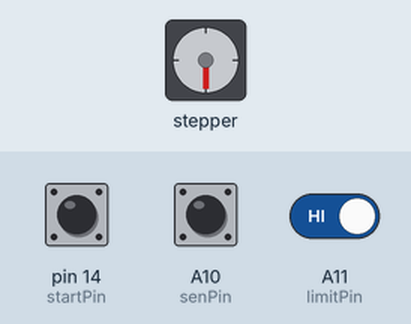
Simulated run of this sketch. Board: Arduino Mega 2560, built with avr-gcc and run on an emulated ATmega2560. Parts: stepper motor. Inputs (shaded band) come from the test bench; at power-on: pin 14 (startPin) HIGH, A11 (limitPin) HIGH, A10 (senPin) HIGH. Stepper angles assume 400 steps per turn; what the sketch prints to the serial monitor is not drawn.

Above: at 18.7 s.
18.8 s: pin 14 (startPin) pulled LOW for 0.15 s
20.5 s: A11 (limitPin) driven LOW
At 21.08 s:
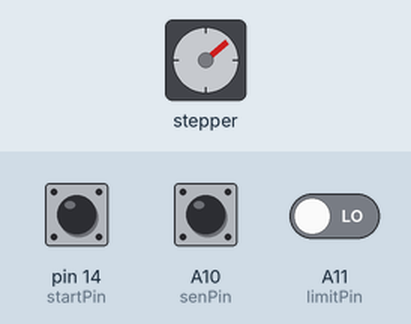
At 22.3 s:
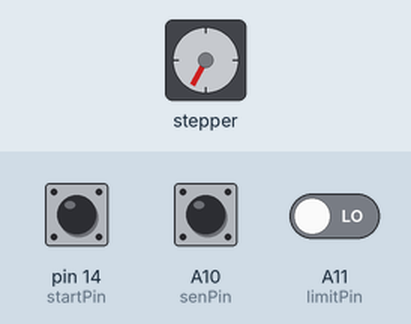
23.5 s: A10 (senPin) pulled LOW for 0.15 s
At 23.66 s:
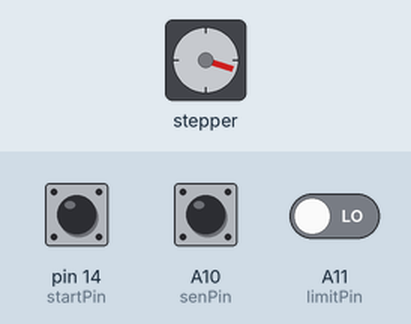
26.6 s: A10 (senPin) pulled LOW for 1 s
30.6 s: pin 14 (startPin) driven LOW and A10 (senPin) driven LOW
33.6 s: A10 (senPin) driven HIGH
At 34.37 s:
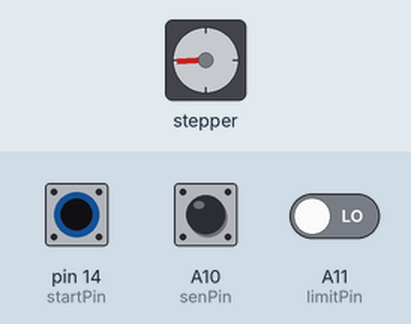
Timing chart, 0 to 45.1 s (numbered marks = the images above; inputs shaded):
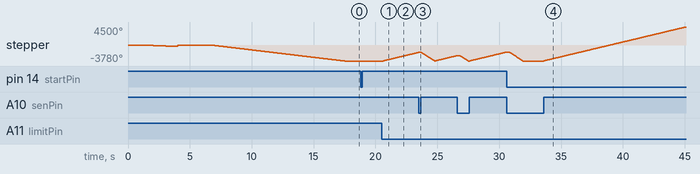

The sketch:

AS01_PulseCount.ino
```cpp
#include <MobaTools.h>

const byte stepPin = 18;
const byte dirPin = 17;
const int stepsPerRev = 400;
const long collectPos = -4200;

#define startPin 14  // Pin connected to the push button
#define limitPin A11  // Reference switch
const byte senPin = A10; // Cloth sensor

bool buttonPressed = false;  // To track if the button is pressed
bool motorShouldRun = false;  // To track if the motor should be running
bool clothDetected = false;

int fwdSpeed = 1200;
int bwdSpeed = 3200;

int limit_count = 0;
bool limswitch = 0;

int hOme = 0;
int pos = 0;

MoToStepper stepper1(stepsPerRev, STEPDIR);

void setup() {
  Serial.begin(115200);
  stepper1.attach(stepPin, dirPin);
  stepper1.setRampLen(20);

  pinMode(startPin, INPUT_PULLUP);  // Use internal pull-up resistor
  pinMode(limitPin, INPUT_PULLUP);
  pinMode(senPin, INPUT_PULLUP);

  homing();
  set_pos();
}

void loop() {

  // Read the state of the push button
  if (digitalRead(startPin) == LOW) {
    buttonPressed = true;
  }

  // Start the motor if a speed is set and the button is pressed
  if ((hOme == 2) && (limit_count >= 1) && (pos == 1) && buttonPressed) {
    int sen = digitalRead(senPin);
    if (sen == 1) {
      clothDetected = true;
      motor();
    }
    Serial.print("CLOTH DETECTED:"); Serial.println(clothDetected);
  }
}

void homing() {
  stepper1.setSpeed(800);
  while (digitalRead(limitPin) != HIGH && limit_count == 0) {
    stepper1.rotate(1);
    Serial.print(limswitch);
    Serial.println("Finding END");
  }

  if (digitalRead(limitPin) == HIGH && limit_count == 0) {
    stepper1.stop();
    Serial.println("END POSITION");
    limit_count += 1;
    limswitch = HIGH;
    hOme = 1;
  }
  stepper1.setZero();
  delay(2000);
  stepper1.setSpeed(200);
  stepper1.moveTo(-400);
  limswitch = LOW;
  delay(2000);
  while (digitalRead(limitPin) != HIGH && limit_count == 1) {
    stepper1.rotate(1);
    Serial.print(limswitch);
    Serial.println("Finding END2");
  }
  if (digitalRead(limitPin) == HIGH && limit_count == 1) {
    stepper1.stop();
    Serial.println("END POSITION2");
    limit_count += 1;
    limswitch = HIGH;
    hOme = 2;
  }
  Serial.print("limit_count:"); Serial.println(limit_count);
  Serial.print("limswitch:"); Serial.println(limswitch);
  Serial.print("hOme:"); Serial.println(hOme);
  Serial.print("POS:"); Serial.println(pos);
  stepper1.setZero();
  delay(2000);
}

void set_pos() {
  while (hOme == 2 && limit_count > 1 && limswitch == HIGH && pos == 0) {
    delay(1000);
    stepper1.setSpeed(600);
    stepper1.moveTo(collectPos);

    while (stepper1.moving()) {
      Serial.println("MOVING to Pos1");
    }

    pos = 1;
    Serial.println("StartPositionSet, READY TO USE");
  }
  Serial.print("POS:"); Serial.println(pos);
}

void motor() {
  if (clothDetected) {
    // Move forward while sensor is detecting cloth (value is 0)
    stepper1.setSpeed(fwdSpeed);
    while ( (digitalRead(senPin) == 1) && (digitalRead(limitPin) != HIGH) ) {
      stepper1.rotate(1);
      delay(1);  // Small delay to prevent motor stuttering
    }

    stepper1.stop();
    delay(200);

    // Move backward to the predefined collecting position
    stepper1.setSpeed(bwdSpeed);
    stepper1.moveTo(collectPos);
    Serial.println("Moving backward to collecting position");

    while (stepper1.moving()) {
      // No delay here to ensure continuous movement
    }

    motorShouldRun = false;  // Reset the flag when the complete oscillation is done
    clothDetected = false;  // Reset cloth detection flag
  }
}
```

Measured:
- after the input at 20.5 s, stepper: keeps turning clockwise at about 730°/s, starting after 0.12 s
- after the input at 33.6 s, stepper: keeps turning clockwise at about 723°/s, starting at once
